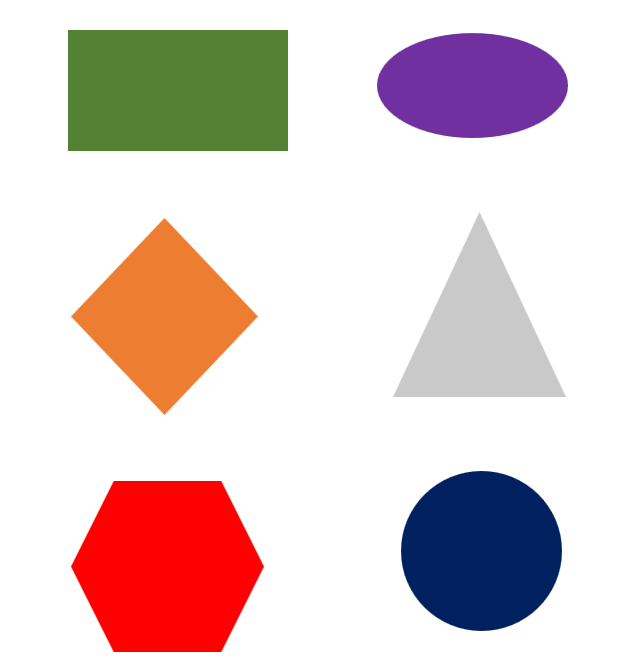
#> input picture shapes.png, 617 x 667 px, found by its file name
$ python lab4.py
#> lines starting #> are read from the running program, lines starting #| are printed output that depends on the picture
import cv2
import numpy as np
import matplotlib.pyplot as plt
from sklearn.cluster import KMeans

# Load the custom shapes image
image_path = r"C:\Users\sneha\Downloads\shapes.png"  # Ensure this path is correct
image = cv2.imread(image_path)
#> image is the input picture: shape (667, 617, 3); mean B, G, R 203.3, 204.2, 223.1

# Check if image is loaded correctly
if image is None:
    print("Error: OpenCV could not load the image. Check the file path!")
    exit()

# Resize if needed (Optional)
image = cv2.resize(image, (400, 400))
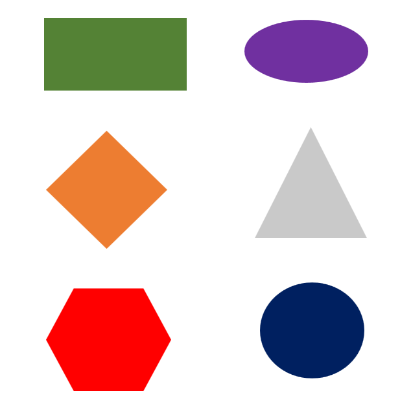
#> image: shape (400, 400, 3); mean B, G, R 203.2, 204.2, 223

# Apply K-means clustering
def apply_kmeans(image, k=5):
    """Applies K-means clustering to segment the image into k colors."""
    pixels = image.reshape((-1, 3))  # Convert to 2D array of pixels
    pixels = np.float32(pixels)  # Convert to float for K-Means

    kmeans = KMeans(n_clusters=k, n_init=10, random_state=42)
    kmeans.fit(pixels)

    # Replace each pixel with its cluster center
    segmented_pixels = kmeans.cluster_centers_[kmeans.labels_]

    # Convert back to uint8 format
    segmented_image = segmented_pixels.reshape(image.shape).astype(np.uint8)

    return segmented_image, kmeans

segmented_image, kmeans = apply_kmeans(image)
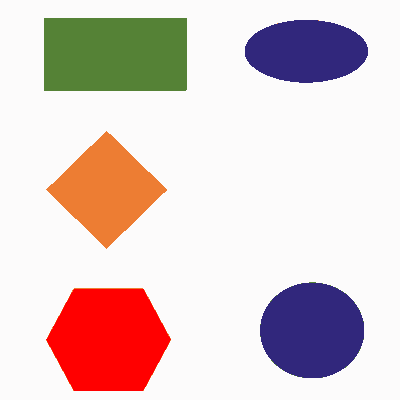
#> segmented_image: shape (400, 400, 3); mean B, G, R 202.4, 203.4, 222.9

# Display both images side by side
plt.figure(figsize=(10, 5))  # Create a wider figure for side-by-side display

# Show the original image
plt.subplot(1, 2, 1)  # (rows, columns, index)
plt.imshow(cv2.cvtColor(image, cv2.COLOR_BGR2RGB))
plt.axis("off")
plt.title("Original Image")

# Show the segmented image
plt.subplot(1, 2, 2)  # (rows, columns, index)
plt.imshow(cv2.cvtColor(segmented_image, cv2.COLOR_BGR2RGB))
plt.axis("off")
plt.title("Segmented Image using K-means")

plt.show()  # Display both images at the same time
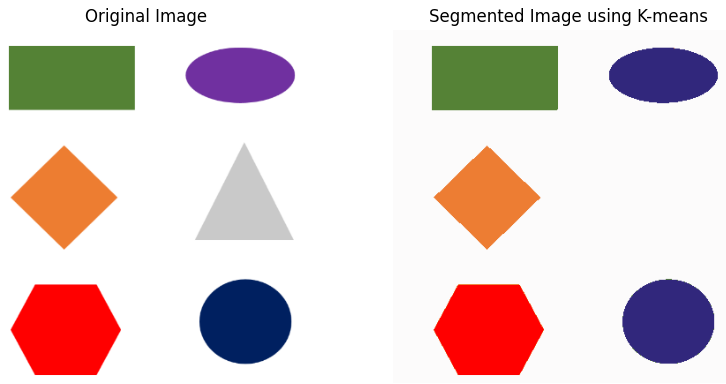
#> figure drawn by matplotlib, 2 panels
